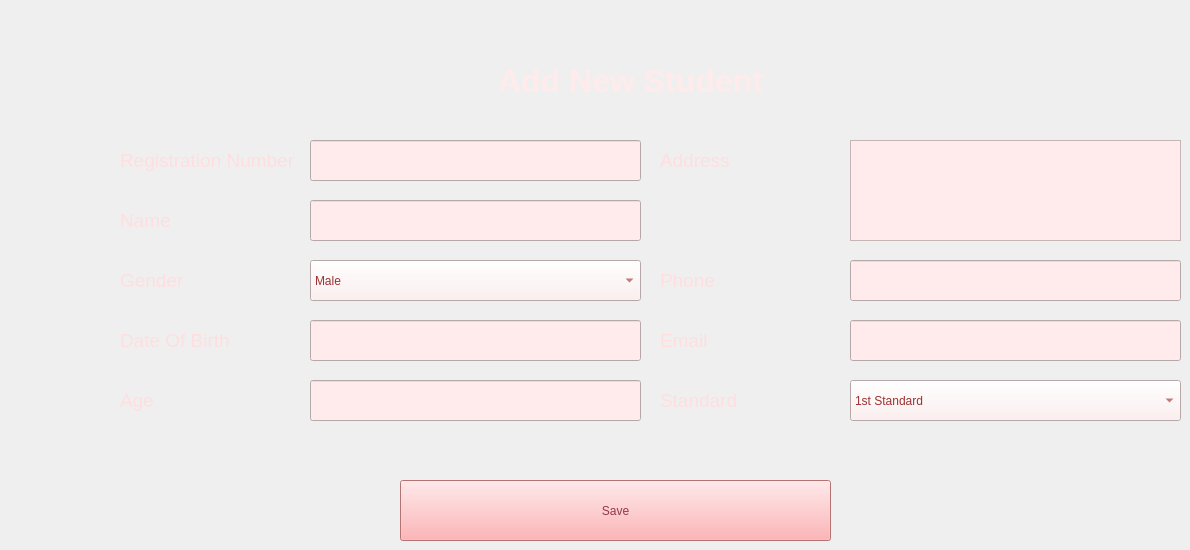
    <widget class="QWidget" name="tab_3">
     <attribute name="title">
      <string>Add Student</string>
     </attribute>
     <widget class="QLabel" name="label_9">
      <property name="geometry">
       <rect>
        <x>470</x>
        <y>60</y>
        <width>321</width>
        <height>41</height>
       </rect>
      </property>
      <property name="font">
       <font>
        <pointsize>24</pointsize>
        <weight>75</weight>
        <bold>true</bold>
       </font>
      </property>
      <property name="styleSheet">
       <string notr="true">color: rgb(255, 235, 235);</string>
      </property>
      <property name="text">
       <string>Add New Student</string>
      </property>
      <property name="alignment">
       <set>Qt::AlignCenter</set>
      </property>
     </widget>
     <widget class="QLineEdit" name="addName">
      <property name="geometry">
       <rect>
        <x>310</x>
        <y>200</y>
        <width>331</width>
        <height>41</height>
       </rect>
      </property>
      <property name="font">
       <font>
        <pointsize>14</pointsize>
       </font>
      </property>
      <property name="styleSheet">
       <string notr="true">background-color: rgb(255, 235, 235);
color: rgb(157, 49, 49);</string>
      </property>
      <property name="echoMode">
       <enum>QLineEdit::Normal</enum>
      </property>
     </widget>
     <widget class="QLabel" name="label_10">
      <property name="geometry">
       <rect>
        <x>120</x>
        <y>210</y>
        <width>181</width>
        <height>21</height>
       </rect>
      </property>
      <property name="font">
       <font>
        <pointsize>14</pointsize>
       </font>
      </property>
      <property name="styleSheet">
       <string notr="true">color: rgb(255, 222, 223);</string>
      </property>
      <property name="text">
       <string>Name</string>
      </property>
     </widget>
     <widget class="QLabel" name="label_11">
      <property name="geometry">
       <rect>
        <x>120</x>
        <y>150</y>
        <width>181</width>
        <height>21</height>
       </rect>
      </property>
      <property name="font">
       <font>
        <pointsize>14</pointsize>
       </font>
      </property>
      <property name="styleSheet">
       <string notr="true">color: rgb(255, 222, 223);</string>
      </property>
      <property name="text">
       <string>Registration Number</string>
      </property>
     </widget>
     <widget class="QLineEdit" name="addRegisNum">
      <property name="geometry">
       <rect>
        <x>310</x>
        <y>140</y>
        <width>331</width>
        <height>41</height>
       </rect>
      </property>
      <property name="font">
       <font>
        <pointsize>14</pointsize>
       </font>
      </property>
      <property name="styleSheet">
       <string notr="true">background-color: rgb(255, 235, 235);
color: rgb(157, 49, 49);r</string>
      </property>
     </widget>
     <widget class="QLabel" name="label_12">
      <property name="geometry">
       <rect>
        <x>120</x>
        <y>270</y>
        <width>181</width>
        <height>21</height>
       </rect>
      </property>
      <property name="font">
       <font>
        <pointsize>14</pointsize>
       </font>
      </property>
      <property name="styleSheet">
       <string notr="true">color: rgb(255, 222, 223);</string>
      </property>
      <property name="text">
       <string>Gender</string>
      </property>
     </widget>
     <widget class="QComboBox" name="addGender">
      <property name="geometry">
       <rect>
        <x>310</x>
        <y>260</y>
        <width>331</width>
        <height>41</height>
       </rect>
      </property>
      <property name="styleSheet">
       <string notr="true">background-color: rgb(255, 235, 235);
color: rgb(157, 49, 49);
font: 14pt &quot;MS Shell Dlg 2&quot;;</string>
      </property>
      <item>
       <property name="text">
        <string>Male</string>
       </property>
      </item>
      <item>
       <property name="text">
        <string>Female</string>
       </property>
      </item>
     </widget>
     <widget class="QLabel" name="label_13">
      <property name="geometry">
       <rect>
        <x>120</x>
        <y>330</y>
        <width>181</width>
        <height>21</height>
       </rect>
      </property>
      <property name="font">
       <font>
        <pointsize>14</pointsize>
       </font>
      </property>
      <property name="styleSheet">
       <string notr="true">color: rgb(255, 222, 223);</string>
      </property>
      <property name="text">
       <string>Date Of Birth</string>
      </property>
     </widget>
     <widget class="QLineEdit" name="addDob">
      <property name="geometry">
       <rect>
        <x>310</x>
        <y>320</y>
        <width>331</width>
        <height>41</height>
       </rect>
      </property>
      <property name="font">
       <font>
        <pointsize>14</pointsize>
       </font>
      </property>
      <property name="styleSheet">
       <string notr="true">background-color: rgb(255, 235, 235);
color: rgb(157, 49, 49);</string>
      </property>
      <property name="echoMode">
       <enum>QLineEdit::Normal</enum>
      </property>
     </widget>
     <widget class="QLabel" name="label_14">
      <property name="geometry">
       <rect>
        <x>120</x>
        <y>390</y>
        <width>181</width>
        <height>21</height>
       </rect>
      </property>
      <property name="font">
       <font>
        <pointsize>14</pointsize>
       </font>
      </property>
      <property name="styleSheet">
       <string notr="true">color: rgb(255, 222, 223);</string>
      </property>
      <property name="text">
       <string>Age</string>
      </property>
     </widget>
     <widget class="QLineEdit" name="addAge">
      <property name="geometry">
       <rect>
        <x>310</x>
        <y>380</y>
        <width>331</width>
        <height>41</height>
       </rect>
      </property>
      <property name="font">
       <font>
        <pointsize>14</pointsize>
       </font>
      </property>
      <property name="styleSheet">
       <string notr="true">background-color: rgb(255, 235, 235);
color: rgb(157, 49, 49);</string>
      </property>
      <property name="text">
       <string/>
      </property>
      <property name="echoMode">
       <enum>QLineEdit::Normal</enum>
      </property>
     </widget>
     <widget class="QLabel" name="label_15">
      <property name="geometry">
       <rect>
        <x>660</x>
        <y>150</y>
        <width>181</width>
        <height>21</height>
       </rect>
      </property>
      <property name="font">
       <font>
        <pointsize>14</pointsize>
       </font>
      </property>
      <property name="styleSheet">
       <string notr="true">color: rgb(255, 222, 223);</string>
      </property>
      <property name="text">
       <string>Address</string>
      </property>
     </widget>
     <widget class="QComboBox" name="addStandard">
      <property name="geometry">
       <rect>
        <x>850</x>
        <y>380</y>
        <width>331</width>
        <height>41</height>
       </rect>
      </property>
      <property name="styleSheet">
       <string notr="true">background-color: rgb(255, 235, 235);
color: rgb(157, 49, 49);
font: 14pt &quot;MS Shell Dlg 2&quot;;</string>
      </property>
      <item>
       <property name="text">
        <string>1st Standard</string>
       </property>
      </item>
      <item>
       <property name="text">
        <string>2nd Standard</string>
       </property>
      </item>
      <item>
       <property name="text">
        <string>3rd Standard</string>
       </property>
      </item>
      <item>
       <property name="text">
        <string>4th Standard</string>
       </property>
      </item>
      <item>
       <property name="text">
        <string>4th Standard</string>
       </property>
      </item>
      <item>
       <property name="text">
        <string>6th Standard</string>
       </property>
      </item>
      <item>
       <property name="text">
        <string>7th Standard</string>
       </property>
      </item>
      <item>
       <property name="text">
        <string>8th Standard</string>
       </property>
      </item>
      <item>
       <property name="text">
        <string>9th Standard</string>
       </property>
      </item>
      <item>
       <property name="text">
        <string>10th Standard</string>
       </property>
      </item>
     </widget>
     <widget class="QLabel" name="label_16">
      <property name="geometry">
       <rect>
        <x>660</x>
        <y>330</y>
        <width>181</width>
        <height>21</height>
       </rect>
      </property>
      <property name="font">
       <font>
        <pointsize>14</pointsize>
       </font>
      </property>
      <property name="styleSheet">
       <string notr="true">color: rgb(255, 222, 223);</string>
      </property>
      <property name="text">
       <string>Email</string>
      </property>
     </widget>
     <widget class="QLineEdit" name="addEmail">
      <property name="geometry">
       <rect>
        <x>850</x>
        <y>320</y>
        <width>331</width>
        <height>41</height>
       </rect>
      </property>
      <property name="font">
       <font>
        <pointsize>14</pointsize>
       </font>
      </property>
      <property name="styleSheet">
       <string notr="true">background-color: rgb(255, 235, 235);
color: rgb(157, 49, 49);</string>
      </property>
      <property name="echoMode">
       <enum>QLineEdit::Normal</enum>
      </property>
     </widget>
     <widget class="QLineEdit" name="addPhone">
      <property name="geometry">
       <rect>
        <x>850</x>
        <y>260</y>
        <width>331</width>
        <height>41</height>
       </rect>
      </property>
      <property name="font">
       <font>
        <pointsize>14</pointsize>
       </font>
      </property>
      <property name="styleSheet">
       <string notr="true">background-color: rgb(255, 235, 235);
color: rgb(157, 49, 49);r</string>
      </property>
     </widget>
     <widget class="QLabel" name="label_17">
      <property name="geometry">
       <rect>
        <x>660</x>
        <y>390</y>
        <width>181</width>
        <height>21</height>
       </rect>
      </property>
      <property name="font">
       <font>
        <pointsize>14</pointsize>
       </font>
      </property>
      <property name="styleSheet">
       <string notr="true">color: rgb(255, 222, 223);</string>
      </property>
      <property name="text">
       <string>Standard</string>
      </property>
     </widget>
     <widget class="QLabel" name="label_18">
      <property name="geometry">
       <rect>
        <x>660</x>
        <y>270</y>
        <width>181</width>
        <height>21</height>
       </rect>
      </property>
      <property name="font">
       <font>
        <pointsize>14</pointsize>
       </font>
      </property>
      <property name="styleSheet">
       <string notr="true">color: rgb(255, 222, 223);</string>
      </property>
      <property name="text">
       <string>Phone</string>
      </property>
     </widget>
     <widget class="QPlainTextEdit" name="addAddress">
      <property name="geometry">
       <rect>
        <x>850</x>
        <y>140</y>
        <width>331</width>
        <height>101</height>
       </rect>
      </property>
      <property name="styleSheet">
       <string notr="true">background-color: rgb(255, 235, 235);
color: rgb(157, 49, 49);
font: 14pt &quot;MS Shell Dlg 2&quot;;s</string>
      </property>
     </widget>
     <widget class="QPushButton" name="btnSaveStd">
      <property name="geometry">
       <rect>
        <x>400</x>
        <y>480</y>
        <width>431</width>
        <height>61</height>
       </rect>
      </property>
      <property name="styleSheet">
       <string notr="true">font: 14pt &quot;MS Shell Dlg 2&quot;;
background-color: rgb(255, 158, 161);
color: rgb(147, 56, 70);</string>
      </property>
      <property name="text">
       <string>Save</string>
      </property>
     </widget>
    </widget>
